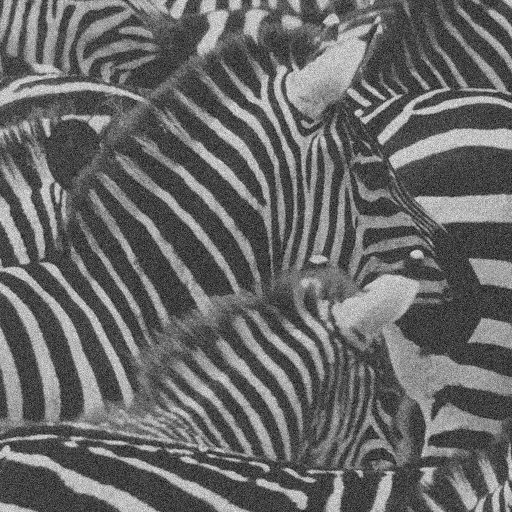
#> input picture A1/zebra_noise.png, 512 x 512 px
$ python fourier.py   (older library calls are emulated)
#> lines starting #> are read from the running program, lines starting #| are printed output that depends on the picture
# encoding: utf-8

import matplotlib.pyplot as plt
import numpy as np

from scipy import misc

import fct

def low_filter(img, d):
    N = len(img)
    mask = [1] * (d + 1) + [0] * (N - 2 * d - 1) + [1] * d
    A = np.copy(img)
    B = np.copy(img)
    for i in range(N):
        A[i,:] = np.fft.ifft(np.fft.fft(img[i,:]) * mask)
        B[:,i] = np.fft.ifft(np.fft.fft(img[:,i]) * mask)
    return A / 2 + B / 2

file = 'zebra_noise.png'
img = misc.imread(file)
#> img is the input picture: shape (512, 512); min 0, max 255, mean 104

plt.figure()
plt.gray()
plt.imshow(img)

plt.figure()
for i in range(1, 10):
    ax = plt.subplot(3,3,i)
    ax.set_title('Filter : ' + str(i * 10))
    ax.get_xaxis().set_visible(False)
    ax.get_yaxis().set_visible(False)
    AB = low_filter(img, 10 * i)
    plt.imshow(AB)
#> this loop made 9 passes
#> pass 1, `AB = low_filter(img, 10 * i)`:
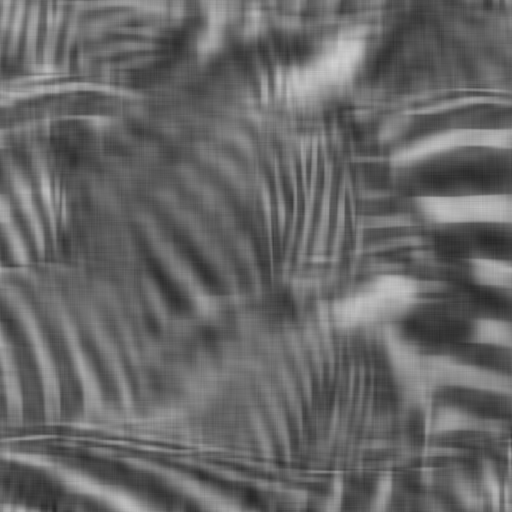
#> AB: shape (512, 512) float64; min 37, max 210, mean 103.5
#> pass 2, `AB = low_filter(img, 10 * i)`:
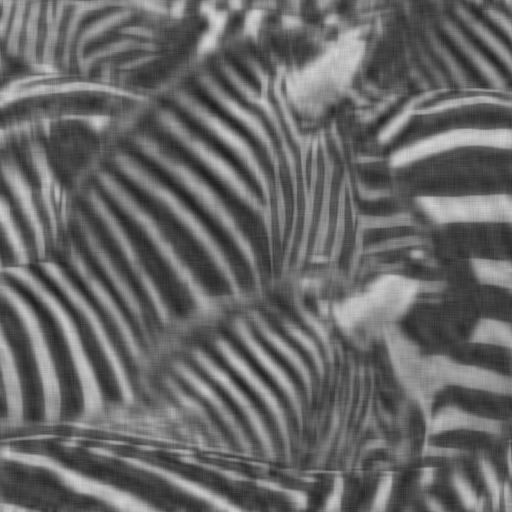
#> AB: shape (512, 512) float64; min 25, max 215, mean 103.5
#> pass 3, `AB = low_filter(img, 10 * i)`:
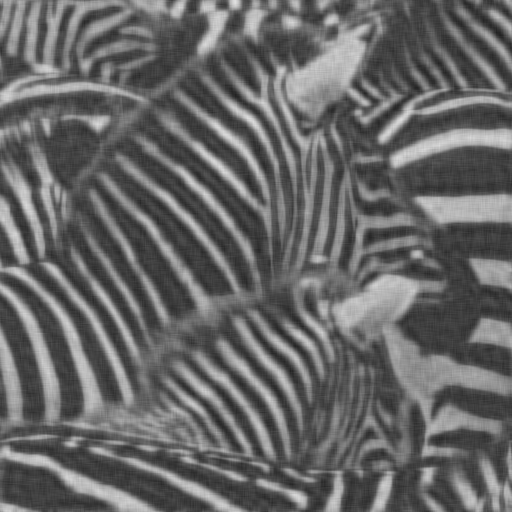
#> AB: shape (512, 512) float64; min 33.5, max 224.5, mean 103.5

plt.show(block=False)
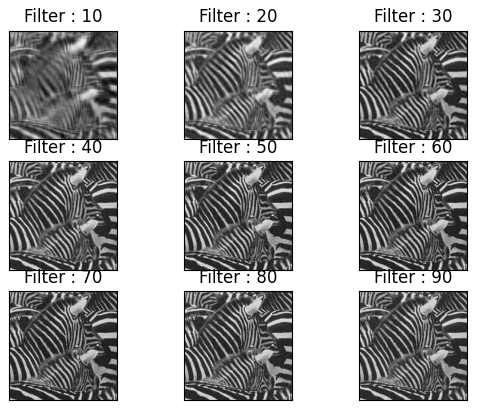
#> figure drawn by matplotlib, 9 panels
input("Hit Enter To Close")
plt.close()
